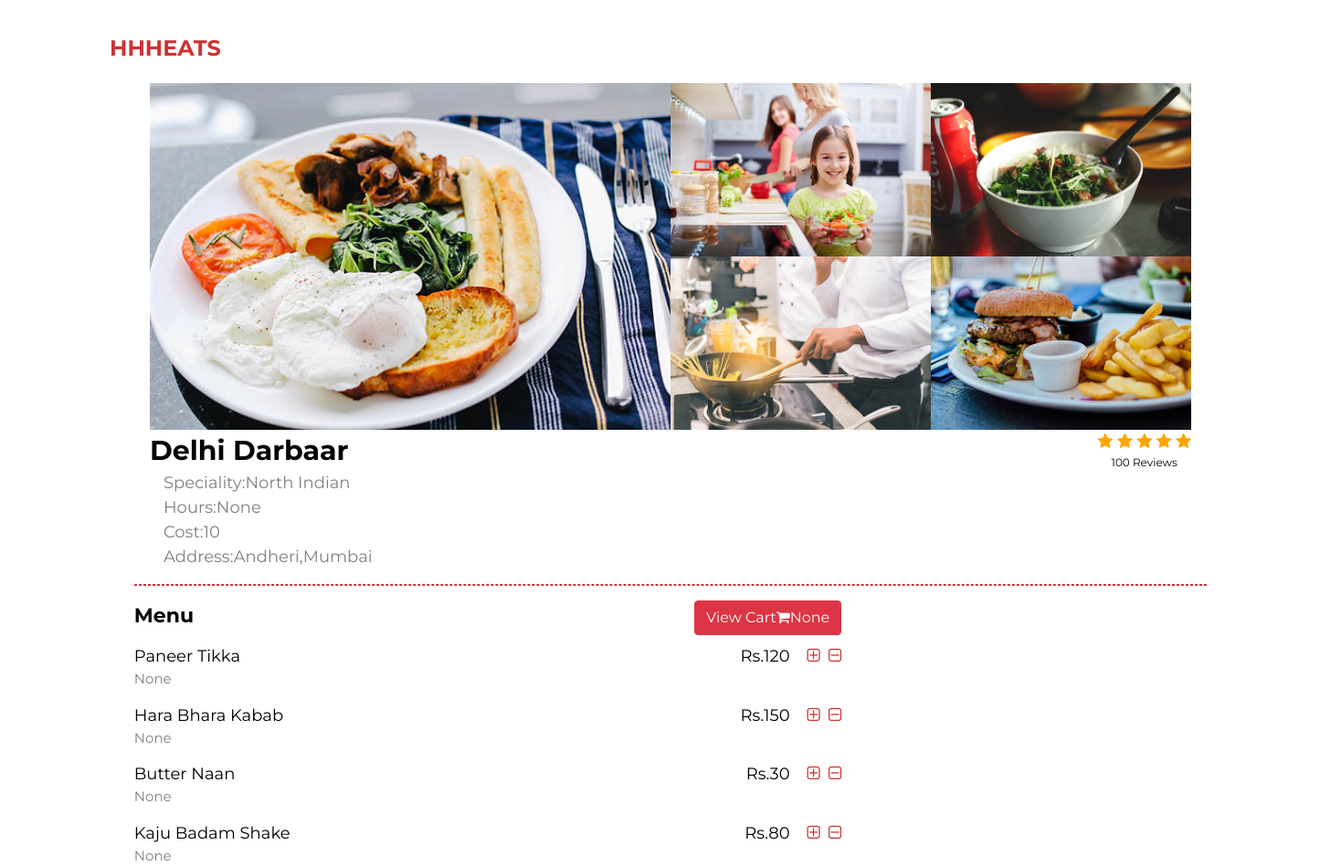
Page /menu/1 on the committed database.
### foodapp/models.py (models this page shows, shortened)
class Restaurant(models.Model):
    user = models.OneToOneField(Owner, on_delete=models.CASCADE)
    rname = models.CharField(max_length=100, blank=False)
    info = models.CharField(max_length=40, blank=False)
    min_ord = models.CharField(max_length=5, blank=False)
    location = models.CharField(max_length=40, blank=False)
    r_logo = models.FileField(upload_to="rest_logo",blank=False)
    speciality=models.CharField(max_length=200,null=True,blank=True)
    hours=models.CharField(max_length=200,null=True,blank=True)
    rating=models.IntegerField(null=True,blank=True)
    phone=models.CharField(max_length=20,null=True,blank=True)
    REST_STATE_OPEN = "Open"
    REST_STATE_CLOSE = "Closed"
    REST_STATE_CHOICES = (
        (REST_STATE_OPEN, REST_STATE_OPEN),
        (REST_STATE_CLOSE, REST_STATE_CLOSE),
    )
    status = models.CharField(
        max_length=50, choices=REST_STATE_CHOICES, default=REST_STATE_OPEN, blank=False
    )
    approved = models.BooleanField(blank=False, default=True)

class MenuItem(models.Model):
    id = models.AutoField(primary_key=True)
    fname = models.CharField(max_length=30, blank=False)
    category = models.CharField(max_length=50, blank=False)
    description=models.CharField(max_length=200, blank=True,null=True)
    price = models.IntegerField(blank=False)

### foodapp/views.py (the view)
# urls.py: path("menu/<int:pk>",views.restuarantMenu,name="restuarantMenu"),
def restuarantMenu(request, pk=None):
    menu = Menu.objects.get(r_id=pk)
    rest = Restaurant.objects.get(id=pk)
    items = []
    context={
        'rest':rest,
        'menu':menu,
        'r_id':pk
    }
    return render(request, "menu.html", context)

### foodapp/templatetags/giverange.py (called while the page is built, shortened)
@register.filter(name='val')
def val(count):
    return range(count)

@register.filter(name='cart')
def cart_count(user):
    print("jhkdsfhkjsdhfkjdshfkjdfjhk")

### foodapp/templates/menu.html (shortened to what this page needs)
{% load static %}
{% load giverange %}
<!DOCTYPE html>
<html lang="en">
<head>
     <link rel="stylesheet" href="https://maxcdn.bootstrapcdn.com/bootstrap/4.5.2/css/bootstrap.min.css">
     <link rel="stylesheet" href="https://cdnjs.cloudflare.com/ajax/libs/font-awesome/4.7.0/css/font-awesome.min.css">
     <link rel="stylesheet" href="{% static 'css/menu.css' %}">
</head>
<body>
  <a href="{% url 'login' %}" class="navbar-brand">HHHEATS</a>
  <div id="menu" data-stellar-background-ratio="0.5">
          <div class="container">
               <div class="row">
                    <div class="col-md-6 col-sm-6">
                         <div class="menu-thumb">
                              <a href="{% static 'images/menu-image1.jpg' %}" class="image-popup" title="American Breakfast">
                                   <img src="images/menu-image1.jpg" class="img-responsive" alt="">
                              </a>
                         </div>
                    </div>
                    <div class="col-md-3 col-sm-6">
                         <div class="menu-thumb">
                              <a href="images/menu-image2.jpg" class="image-popup" title="Self-made Salad">
                                   <img src="images/menu-image2.jpg" class="img-responsive" alt="">
                              </a>
                         </div>
                         <div class="menu-thumb">
                            <a href="images/menu-image3.jpg" class="image-popup" title="Chinese Noodle">
                                 <img src="images/menu-image3.jpg" class="img-responsive" alt="">
                            </a>
                       </div>
                    </div>
                    <div class="col-md-3 col-sm-6">
                        <div class="menu-thumb">
                            <a href="images/menu-image4.jpg" class="image-popup" title="Rice Soup">
                                 <img src="images/menu-image4.jpg" class="img-responsive" alt="">
                            </a>
                       </div>
                       <div class="menu-thumb">
                        <a href="images/menu-image5.jpg" class="image-popup" title="Project title">
                             <img src="images/menu-image5.jpg" class="img-responsive" alt="">
                        </a>
                   </div>
                    </div>
                    <div class="resname">{{rest.rname}}</div>
                    <div class="rating">
                    {% for i in rest.rating|val %}
                    <span class="fa fa-star checked"></span>
                    {% endfor %}
                    <div class="review">100 Reviews</div>
                    </div>
               </div>
               <div class="resinfo">
                    <div>Speciality:{{rest.speciality}}</div>
                    <div>Hours:{{rest.hours}}</div>
                    <div>Cost:{{rest.min_ord}}</div>
                    <div>Address:{{rest.location}}</div>
               </div>
          </div><hr>
          <div class="fooditems">Menu <a href="{% url "cart" r_id %}"><button type="button" class="btn btn-danger">View Cart<i class="fa fa-shopping-cart" aria-hidden="true"></i>{{request.user|cart}}</button></a>  </div>
          {% for i in menu.r_menu.all %}
          <form method="POST">
          <div class="food-item">{{i.fname}}<span class="food-cost">Rs.{{i.price}}&nbsp;&nbsp;&nbsp; <a href="{% url 'NewOrder' pk=i.id rid=rest.id %}"><i class="fa fa-plus-square-o" aria-hidden="true"></i></a>&nbsp;&nbsp;<a href="{% url 'remove order' pk=i.id rid=rest.id %}"><i class="fa fa-minus-square-o" aria-hidden="true"></i></a></span>
          <div class="food-desc">{{i.description}}</div>
          </form>
          {% endfor %}
          </div>
</body>
</html>

### foodapp/static/css/menu.css (style rules this page uses)
body { background-color: #ffffff; color: black; font-family: 'Montserrat', sans-serif; overflow-x: hidden; }
.navbar-brand { color: #ce3232; font-size: 24px; font-weight: bold; margin-left: 120px; margin-top: 30px; padding-right: 100%; padding-bottom: 20px; }
#menu { padding: 0; display: block; margin-left: auto; margin-right: auto; width: 80%; height: 600px; }
#menu .col-md-3 { margin: 0; padding: 0; }
#menu .col-md-6 { margin: 0; padding: 0; }
.menu-thumb img { width: 100%; transition: 0.5s; }
#menu .menu-thumb { overflow: hidden; position: relative; cursor: pointer; }
.resname { font-size: 30px; font-weight: bold; }
.fa-star { color: lightgrey; }
.checked { color: orange; }
.rating { margin-left: auto; font-size: 18px; }
.review { font-size: 12px; text-align: center; }
.resinfo { font-size: 18px; color: gray; }
hr { border: 0.5px dashed #ce3232; }
.fooditems { font-size: 22px; font-weight: bold; }
.food-item { margin-top: 15px; font-size: 18px; }
.food-cost { float: right; margin-right: 400px; }
.food-desc { font-size: 15px; width: 550px; color: gray; }
.fa-plus-square-o { color: #ce3232; }
.fa-minus-square-o { color: #ce3232; }
.btn-danger { float: right; margin-right: 400px; }

### rows in the picture
Restaurant: rname "Delhi Darbaar", rating 5 (drawn), speciality "North Indian", hours "None", min_ord "10", location "Andheri,Mumbai"
MenuItem: fname "Paneer Tikka", price "120", description "None"
MenuItem: fname "Hara Bhara Kabab", price "150", description "None"
MenuItem: fname "Butter Naan", price "30", description "None"
MenuItem: fname "Kaju Badam Shake", price "80", description "None"

### other values in the picture
{{ request.user|cart }} "None"
